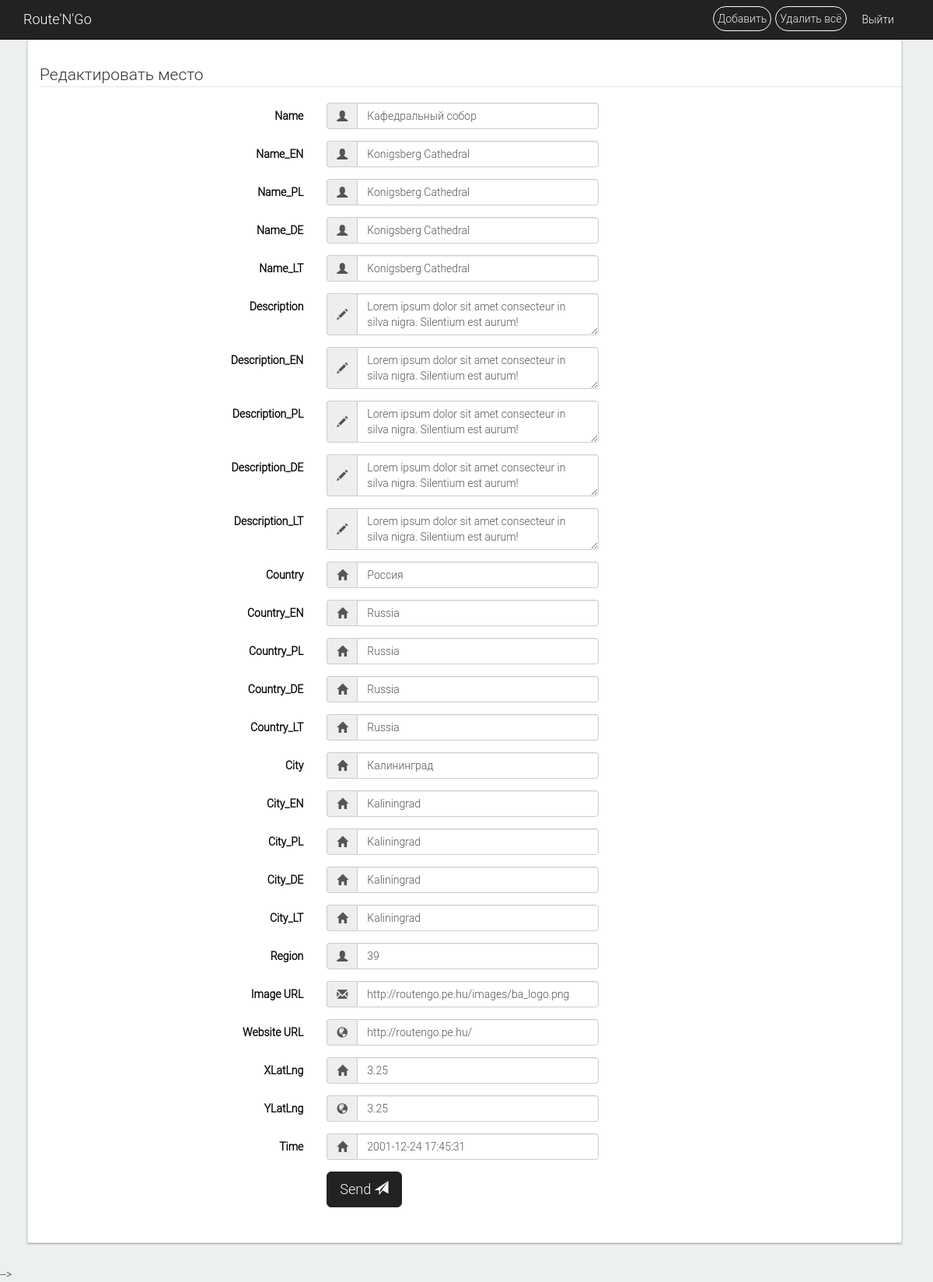
The app's page /admin/edit_place.php?id=42 with its own data.
### tables this page shows
CREATE TABLE IF NOT EXISTS `places` (
  `id` int(11) NOT NULL,
  `name` varchar(31) NOT NULL,
  `name_en` varchar(255) NOT NULL,
  `name_pl` varchar(255) NOT NULL,
  `name_de` varchar(255) NOT NULL,
  `name_lt` varchar(255) NOT NULL,
  `description` text NOT NULL,
  `description_en` text NOT NULL,
  `description_pl` text NOT NULL,
  `description_de` text NOT NULL,
  `description_lt` text NOT NULL,
  `country` varchar(31) NOT NULL,
  `country_en` varchar(255) NOT NULL,
  `country_pl` varchar(255) NOT NULL,
  `country_de` varchar(255) NOT NULL,
  `country_lt` varchar(255) NOT NULL,
  `city` varchar(31) NOT NULL,
  `city_en` varchar(255) NOT NULL,
  `city_pl` varchar(255) NOT NULL,
  `city_de` varchar(255) NOT NULL,
  `city_lt` varchar(255) NOT NULL,
  `region` int(11) NOT NULL,
  `image_url` varchar(255) NOT NULL,
  `website_url` varchar(255) DEFAULT NULL,
  `x_latLng` double NOT NULL,
  `y_latLng` double NOT NULL,
  `time` datetime DEFAULT NULL
);

### admin/edit_place.php (the view, shortened to what this page needs)
<?php require "/includes/config.php";
    $place_id = $_GET['id'];
    $place = mysqli_query($connection, "SELECT * FROM `places` WHERE `id` = ".(int)$place_id);
    $place_edit = mysqli_fetch_assoc($place);
?>
<!DOCTYPE html>
<html lang="en">
<head>
    <link rel="stylesheet" href="https://maxcdn.bootstrapcdn.com/bootstrap/3.3.7/css/bootstrap.min.css">
    <link href="media/css/styles.css" rel="stylesheet" type="text/css"/>
    <link href="media/css/media.css" rel="stylesheet" type="text/css"/>
</head>
<body>
<?php
    include "/includes/header.php";
?>
<div class="main">
<div class="container padding">
    <form class="well form-horizontal item_card nohover" action="admin_page.php?id=<?php echo $place_id; ?>" method="POST" id="edit_form">
        <fieldset>
            <legend class="form_title">Редактировать место</legend>
            <div class="form-group">
                <label class="col-md-4 control-label">Name</label>
                <div class="col-md-4 inputGroupContainer">
                    <div class="input-group">
                        <span class="input-group-addon"><i class="glyphicon glyphicon-user"></i></span>
                        <input  name="name" placeholder="Name" class="form-control"  type="text" value="<?php echo $place_edit['name']; ?>" >
                    </div>
                </div>
            </div>
            <div class="form-group">
                <label class="col-md-4 control-label">Name_EN</label>
                <div class="col-md-4 inputGroupContainer">
                    <div class="input-group">
                        <span class="input-group-addon"><i class="glyphicon glyphicon-user"></i></span>
                        <input name="name_en" placeholder="Name" class="form-control" type="text" value="<?php echo $place_edit['name_en']; ?>">
                    </div>
                </div>
            </div>
            <div class="form-group">
                <label class="col-md-4 control-label">Name_PL</label>
                <div class="col-md-4 inputGroupContainer">
                    <div class="input-group">
                        <span class="input-group-addon"><i class="glyphicon glyphicon-user"></i></span>
                        <input name="name_pl" placeholder="Name_PL" class="form-control" type="text" value="<?php echo $place_edit['name_pl']; ?>">
                    </div>
                </div>
            </div>
            <div class="form-group">
                <label class="col-md-4 control-label">Name_DE</label>
                <div class="col-md-4 inputGroupContainer">
                    <div class="input-group">
                        <span class="input-group-addon"><i class="glyphicon glyphicon-user"></i></span>
                        <input name="name_de" placeholder="Name_DE" class="form-control" type="text" value="<?php echo $place_edit['name_de']; ?>">
                    </div>
                </div>
            </div>
            <div class="form-group">
                <label class="col-md-4 control-label">Name_LT</label>
                <div class="col-md-4 inputGroupContainer">
                    <div class="input-group">
                        <span class="input-group-addon"><i class="glyphicon glyphicon-user"></i></span>
                        <input name="name_lt" placeholder="Name_LT" class="form-control" type="text" value="<?php echo $place_edit['name_lt']; ?>">
                    </div>
                </div>
            </div>
            <div class="form-group">
                <label class="col-md-4 control-label">Description</label>
                <div class="col-md-4 inputGroupContainer">
                    <div class="input-group">
                        <span class="input-group-addon"><i class="glyphicon glyphicon-pencil"></i></span>
                        <textarea class="form-control" name="description" placeholder="Description"><?php echo $place_edit['description']; ?></textarea>
                    </div>
                </div>
            </div>
            <div class="form-group">
                <label class="col-md-4 control-label">Description_EN</label>
                <div class="col-md-4 inputGroupContainer">
                    <div class="input-group">
                        <span class="input-group-addon"><i class="glyphicon glyphicon-pencil"></i></span>
                        <textarea class="form-control" name="description_en" placeholder="Description_EN"><?php echo $place_edit['description_en']; ?></textarea>
                    </div>
                </div>
            </div>
            <div class="form-group">
                <label class="col-md-4 control-label">Description_PL</label>
                <div class="col-md-4 inputGroupContainer">
                    <div class="input-group">
                        <span class="input-group-addon"><i class="glyphicon glyphicon-pencil"></i></span>
                        <textarea class="form-control" name="description_pl" placeholder="Description_PL"><?php echo $place_edit['description_pl']; ?></textarea>
                    </div>
                </div>
            </div>
            <div class="form-group">
                <label class="col-md-4 control-label">Description_DE</label>
                <div class="col-md-4 inputGroupContainer">
                    <div class="input-group">
                        <span class="input-group-addon"><i class="glyphicon glyphicon-pencil"></i></span>
                        <textarea class="form-control" name="description_de" placeholder="Description_DE"><?php echo $place_edit['description_de']; ?></textarea>
                    </div>
                </div>
            </div>
            <div class="form-group">
                <label class="col-md-4 control-label">Description_LT</label>
                <div class="col-md-4 inputGroupContainer">
                    <div class="input-group">
                        <span class="input-group-addon"><i class="glyphicon glyphicon-pencil"></i></span>
                        <textarea class="form-control" name="description_lt" placeholder="Description_LT"><?php echo $place_edit['description_lt']; ?></textarea>
                    </div>
                </div>
            </div>
            <div class="form-group">
                <label class="col-md-4 control-label">Country</label>
                <div class="col-md-4 inputGroupContainer">
                    <div class="input-group">
                        <span class="input-group-addon"><i class="glyphicon glyphicon-home"></i></span>
                        <input name="country" placeholder="Country" class="form-control"  type="text" value="<?php echo $place_edit['country']; ?>">
                    </div>
                </div>
            </div>
            <div class="form-group">
                <label class="col-md-4 control-label">Country_EN</label>
                <div class="col-md-4 inputGroupContainer">
                    <div class="input-group">
                        <span class="input-group-addon"><i class="glyphicon glyphicon-home"></i></span>
                        <input name="country_en" placeholder="Country_EN" class="form-control" type="text" value="<?php echo $place_edit['country_en']; ?>">
                    </div>
                </div>
            </div>
            <div class="form-group">
                <label class="col-md-4 control-label">Country_PL</label>
                <div class="col-md-4 inputGroupContainer">
                    <div class="input-group">
                        <span class="input-group-addon"><i class="glyphicon glyphicon-home"></i></span>
                        <input name="country_pl" placeholder="Country_PL" class="form-control" type="text" value="<?php echo $place_edit['country_pl']; ?>">
                    </div>
                </div>
            </div>
            <div class="form-group">
                <label class="col-md-4 control-label">Country_DE</label>
                <div class="col-md-4 inputGroupContainer">
                    <div class="input-group">
                        <span class="input-group-addon"><i class="glyphicon glyphicon-home"></i></span>
                        <input name="country_de" placeholder="Country_DE" class="form-control" type="text" value="<?php echo $place_edit['country_de']; ?>">
                    </div>
                </div>
            </div>
            <div class="form-group">
                <label class="col-md-4 control-label">Country_LT</label>
                <div class="col-md-4 inputGroupContainer">
                    <div class="input-group">
                        <span class="input-group-addon"><i class="glyphicon glyphicon-home"></i></span>
                        <input name="country_lt" placeholder="Country_LT" class="form-control" type="text" value="<?php echo $place_edit['country_lt']; ?>">
                    </div>
                </div>
            </div>
            <div class="form-group">
                <label class="col-md-4 control-label">City</label>
                <div class="col-md-4 inputGroupContainer">
                    <div class="input-group">
                        <span class="input-group-addon"><i class="glyphicon glyphicon-home"></i></span>
                        <input name="city" placeholder="City" class="form-control"  type="text" value="<?php echo $place_edit['city']; ?>">
                    </div>
                </div>
            </div>
                <div class="form-group">
                    <label class="col-md-4 control-label">City_EN</label>
                    <div class="col-md-4 inputGroupContainer">
                        <div class="input-group">
                            <span class="input-group-addon"><i class="glyphicon glyphicon-home"></i></span>
                            <input name="city_en" placeholder="City_EN" class="form-control" type="text" value="<?php echo $place_edit['city_en']; ?>">
                        </div>
                    </div>
                </div>
                <div class="form-group">
                    <label class="col-md-4 control-label">City_PL</label>
                    <div class="col-md-4 inputGroupContainer">
                        <div class="input-group">
                            <span class="input-group-addon"><i class="glyphicon glyphicon-home"></i></span>
                            <input name="city_pl" placeholder="City_PL" class="form-control" type="text" value="<?php echo $place_edit['city_pl']; ?>">
                        </div>
                    </div>
                </div>
                <div class="form-group">
                    <label class="col-md-4 control-label">City_DE</label>
                    <div class="col-md-4 inputGroupContainer">
                        <div class="input-group">
                            <span class="input-group-addon"><i class="glyphicon glyphicon-home"></i></span>
                            <input name="city_de" placeholder="City_DE" class="form-control" type="text" value="<?php echo $place_edit['city_de']; ?>">
                        </div>
                    </div>
                </div>
                <div class="form-group">
                    <label class="col-md-4 control-label">City_LT</label>
                    <div class="col-md-4 inputGroupContainer">
                        <div class="input-group">
                            <span class="input-group-addon"><i class="glyphicon glyphicon-home"></i></span>
                            <input name="city_lt" placeholder="City_LT" class="form-control" type="text" value="<?php echo $place_edit['city_lt']; ?>">
                        </div>
                    </div>
                </div>
            <div class="form-group">
                <label class="col-md-4 control-label" >Region</label>
                <div class="col-md-4 inputGroupContainer">
                    <div class="input-group">
                        <span class="input-group-addon"><i class="glyphicon glyphicon-user"></i></span>
                        <input name="region" placeholder="Region" class="form-control"  type="text" value="<?php echo $place_edit['region']; ?>">
                    </div>
                </div>
            </div>
            <div class="form-group">
                <label class="col-md-4 control-label">Image URL</label>
                <div class="col-md-4 inputGroupContainer">
                    <div class="input-group">
                        <span class="input-group-addon"><i class="glyphicon glyphicon-envelope"></i></span>
                        <input name="image_url" placeholder="http://www.drodd.com/images14/a18.png" class="form-control"  type="text" value="<?php echo $place_edit['image_url']; ?>">
                    </div>
                </div>
            </div>
            <div class="form-group">
                <label class="col-md-4 control-label">Website URL</label>
                <div class="col-md-4 inputGroupContainer">
                    <div class="input-group">
                        <span class="input-group-addon"><i class="glyphicon glyphicon-globe"></i></span>
                        <input name="website_url" placeholder="http://routengo.pe.hu/" class="form-control" type="text" value="<?php echo $place_edit['website_url']; ?>">
                    </div>
                </div>
            </div>
            <div class="form-group">
                <label class="col-md-4 control-label">XLatLng</label>
                <div class="col-md-4 inputGroupContainer">
                    <div class="input-group">
                        <span class="input-group-addon"><i class="glyphicon glyphicon-home"></i></span>
                        <input name="x_latLng" placeholder="3.25" class="form-control"  type="text" value="<?php echo $place_edit['x_latLng']; ?>">
                    </div>
                </div>
            </div>
            <div class="form-group">
                <label class="col-md-4 control-label">YLatLng</label>
                <div class="col-md-4 inputGroupContainer">
                    <div class="input-group">
                        <span class="input-group-addon"><i class="glyphicon glyphicon-globe"></i></span>
                        <input name="y_latLng" placeholder="3.25" class="form-control" type="text" value="<?php echo $place_edit['y_latLng']; ?>">
                    </div>
                </div>
            </div>
            <div class="form-group">
                <label class="col-md-4 control-label">Time</label>
                <div class="col-md-4 inputGroupContainer">
                    <div class="input-group">
                        <span class="input-group-addon"><i class="glyphicon glyphicon-home"></i></span>
                        <input name="time" placeholder="2017-01-09 02:47:00" class="form-control" type="text" value="<?php echo $place_edit['time']; ?>">
                    </div>
                </div>
            </div>
            <div class="form-group">
                <label class="col-md-4 control-label"></label>
                <div class="col-md-4 inputGroupContainer">
                    <button name="do_edit" type="submit" class="btn btn-success btn-lg" data-toggle="modal" data-target="#myModal" >Send <span class="glyphicon glyphicon-send"></span></button>
                </div>
                </div>
        </fieldset>
             </form>
         </div>
    </div>
-->
</body>

### records on screen
places: name "Кафедральный собор", name_en "Konigsberg Cathedral", name_pl "Konigsberg Cathedral", name_de "Konigsberg Cathedral", name_lt "Konigsberg Cathedral", description "Lorem ipsum dolor sit amet consecteur in silva nigra. Silentium est aurum!", description_en "Lorem ipsum dolor sit amet consecteur in silva nigra. Silentium est aurum!", description_pl "Lorem ipsum dolor sit amet consecteur in silva nigra. Silentium est aurum!", description_de "Lorem ipsum dolor sit amet consecteur in silva nigra. Silentium est aurum!", description_lt "Lorem ipsum dolor sit amet consecteur in silva nigra. Silentium est aurum!", country "Россия", country_en "Russia", country_pl "Russia", country_de "Russia", country_lt "Russia", city "Калининград", city_en "Kaliningrad", city_pl "Kaliningrad", city_de "Kaliningrad", city_lt "Kaliningrad", region "39", image_url "http://routengo.pe.hu/images/ba_logo.png", website_url "http://routengo.pe.hu/", x_latLng "3.25", y_latLng "3.25", time "2001-12-24 17:45:31"

### other values on screen
$config['title'] "Route'N'Go"
